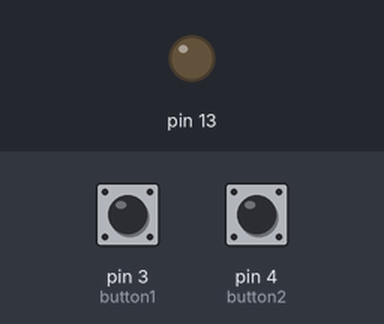
This sketch was run on a simulated Arduino Uno, built with avr-gcc and run on an emulated ATmega328P. Parts: output pins drawn as LEDs (lit = HIGH). The test bench sets the inputs (shaded band); at power-on: pin 3 (button1) LOW, pin 4 (button2) LOW.

Above: at 1.2 s.
1.3 s: pin 3 (button1) pulled HIGH for 0.15 s
At 1.37 s:
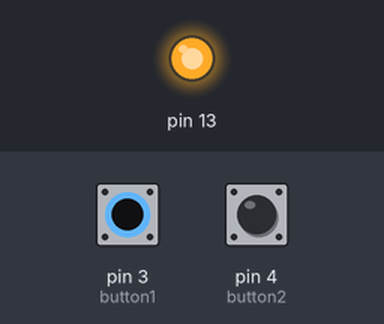
4.5 s: pin 3 (button1) pulled HIGH for 3.2 s
At 8.9 s:
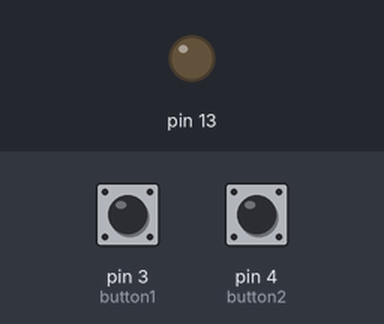
Timing chart, 0 to 10.4 s (numbered marks = the images above; inputs shaded):
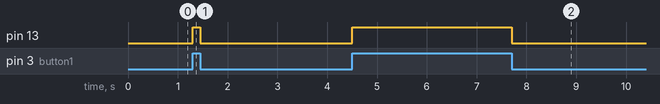

The sketch:

morseSOS.ino
```cpp
int button1 = 3;
int button2 = 4;
boolean led = false;
int delayms = 1;

int holdtime = 0;
String output = "";

// the setup routine runs once when you press reset:
void setup() {
  // initialize serial communication at 9600 bits per second:
  Serial.begin(9600);
  // make the button1's pin an input:
  pinMode(button1, INPUT);
  pinMode(button2, INPUT);
  pinMode(13, OUTPUT);
  led = false;
  digitalWrite(13, LOW);
}

// the loop routine runs over and over again forever:
void loop() {
  // read the input pin:
  int buttonState = digitalRead(button1);
  if(buttonState == 1)
  {
    holdtime += delayms;
      if(led == false)
      {
         digitalWrite(13, HIGH);
         led = true;
      }
  }
  else if(buttonState == 0)
  {
     if(led == true)
     {
      digitalWrite(13, LOW);
      led = false;
      if(holdtime > 300)
        output += "-";
      else
        output += ".";
       holdtime = 0;
      }
      if(output != "" && digitalRead(button2) == 1)
      {
        Serial.println("Output:");
        Serial.println(output);
        if(output == "...---...")
          Serial.println("SOS!");
        output = "";
      }
  }
  delay(delayms);
}
```

Measured:
- after the input at 1.3 s, pin 13: LOW → HIGH at once, → LOW 0.15 s later
- after the input at 4.5 s, pin 13: LOW → HIGH at once, → LOW 3.2 s later
